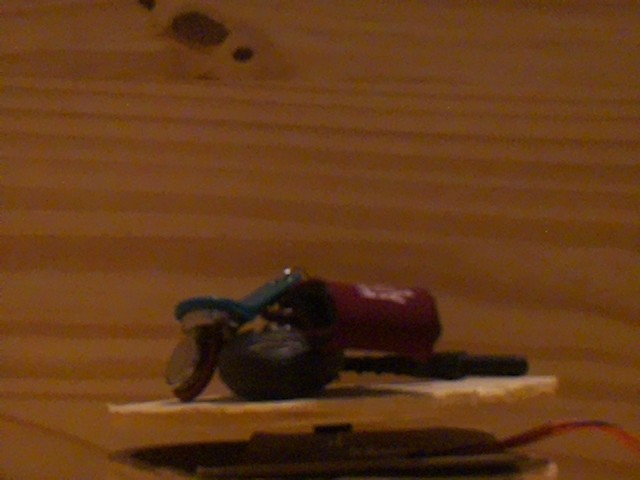
#> input picture Sample_Data/Keys_Unlit/test1.jpg, 640 x 480 px, found by its file name
$ python geeks_contour_test.py
#> lines starting #> are read from the running program, lines starting #| are printed output that depends on the picture; after the words box and inside, x2 and y2 are one past the last pixel; in counts of white or black regions, pixels touching at a corner belong together
import cv2
import open3d as o3d
import numpy as np
from matplotlib import pyplot as plt

# Let's load a simple image with 3 black squares

image = cv2.imread('Sample_Data/Laser_Bottle/test1.jpg')
#> image is the input picture: shape (480, 640, 3); mean B, G, R 24.5, 57.6, 99.1
hsv = cv2.cvtColor(image, cv2.COLOR_BGR2HSV)
#> hsv: shape (480, 640, 3); mean H, S, V 16.3, 191.4, 99.1

# [7 lines of commented-out code are left out]

mask2 = cv2.inRange(hsv, 180, 400)
#> mask2: shape (480, 640); every value is 0
cv2.imshow(mask2)

i = 0
while(i < 1):
     image = cv2.imread('Sample_Data/Laser_Bottle/test' + str(i) + '.jpg')
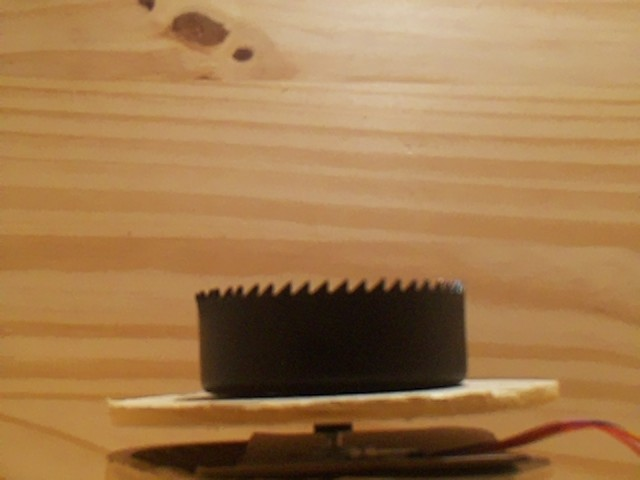
#> input picture Sample_Data/Hole_Lit/test0.jpg, 640 x 480 px, found by its file name
#> image is the input picture: shape (480, 640, 3); mean B, G, R 76.7, 121.4, 161.2
     i += 1


cv2.waitKey(0)


# Grayscale
gray = cv2.cvtColor(image, cv2.COLOR_BGR2GRAY)
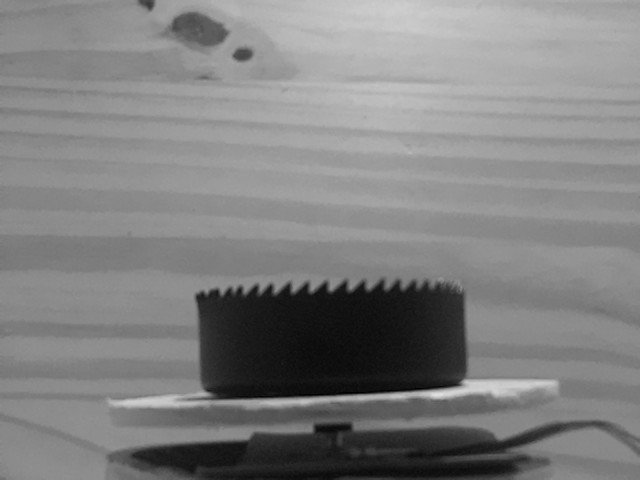
#> gray: shape (480, 640); min 0, max 225, mean 128.2

# Find Canny edges
edged = cv2.Canny(gray, 30, 200)
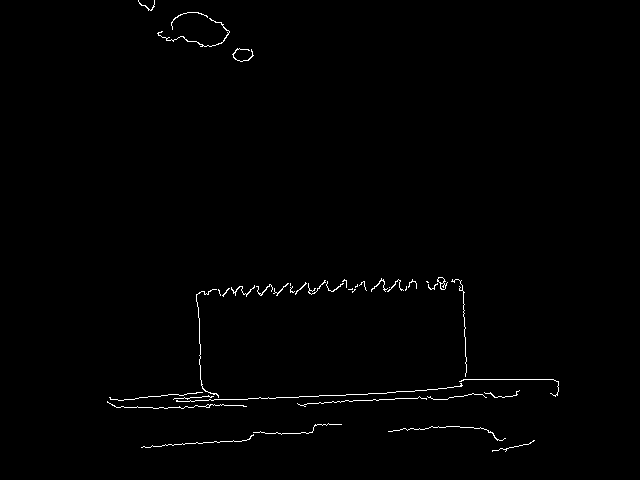
#> edged: shape (480, 640); 0.78% white in thin lines or dots, all inside (x1, y1, x2, y2) = (107, 0, 559, 452)
cv2.waitKey(0)

# Finding Contours
# Use a copy of the image e.g. edged.copy()
# since findContours alters the image
contours, hierarchy = cv2.findContours(edged,
    cv2.RETR_EXTERNAL, cv2.CHAIN_APPROX_NONE)
#> contours = 41 contours, 39 with area under 20; largest, box (x1, y1, x2, y2) and area: (437, 277, 448, 290) 62, (157, 18, 230, 47) 28

print(contours)
#> (printed output is left out)
plt.imshow(edged)
plt.show()
cv2.imshow('Canny Edges After Contouring', edged)
cv2.waitKey(0)


print("Number of Contours found = " + str(len(contours)))

x_coords = []
for contour in contours:
    for point in contour:
        x_coords.append(point[0][0])
#> this loop made 41 passes
#> contour on passes 18, 25, 28: [[389, 287]], [[290, 283], [290, 284], [290, 285], [290, 284]], [[426, 281], [427, 282], [428, 282], [427, 281]]
#> after the loop, x_coords = 4194 values, max 558 at index 2424, min 107 at index 739, mean 314.1

# Find the unique values and their counts
unique_values, value_counts = np.unique(x_coords, return_counts=True)
#> unique_values = 452 values from 107 to 558; value_counts = 452 values, max 82 at index 92, min 2 at index 0, mean 9.28

# Sort the counts in descending order and get the indices
sorted_counts_indices = np.argsort(-value_counts)
#> sorted_counts_indices = 452 values, max 451 at index 16, min 0 at index 450, mean 225.5

# Get the two most common values from the sorted indices
most_common_x1 = unique_values[sorted_counts_indices[0]]
#> most_common_x1 = 199
most_common_x2 = unique_values[sorted_counts_indices[1]]
#> most_common_x2 = 200

# Draw all contours
# -1 signifies drawing all contours
cv2.drawContours(image, contours, -1, (0, 255, 0), 3)
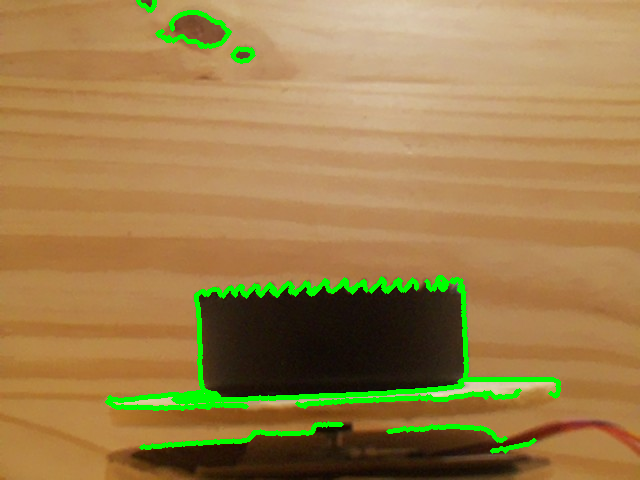
#> image: shape (480, 640, 3); 3.53% of pixels changed, all inside (x1, y1, x2, y2) = (105, 0, 561, 454)
#print(contours)
cv2.imshow('Contours', image)
cv2.waitKey(0)
cv2.destroyAllWindows()

print(most_common_x1)
print(most_common_x2)
